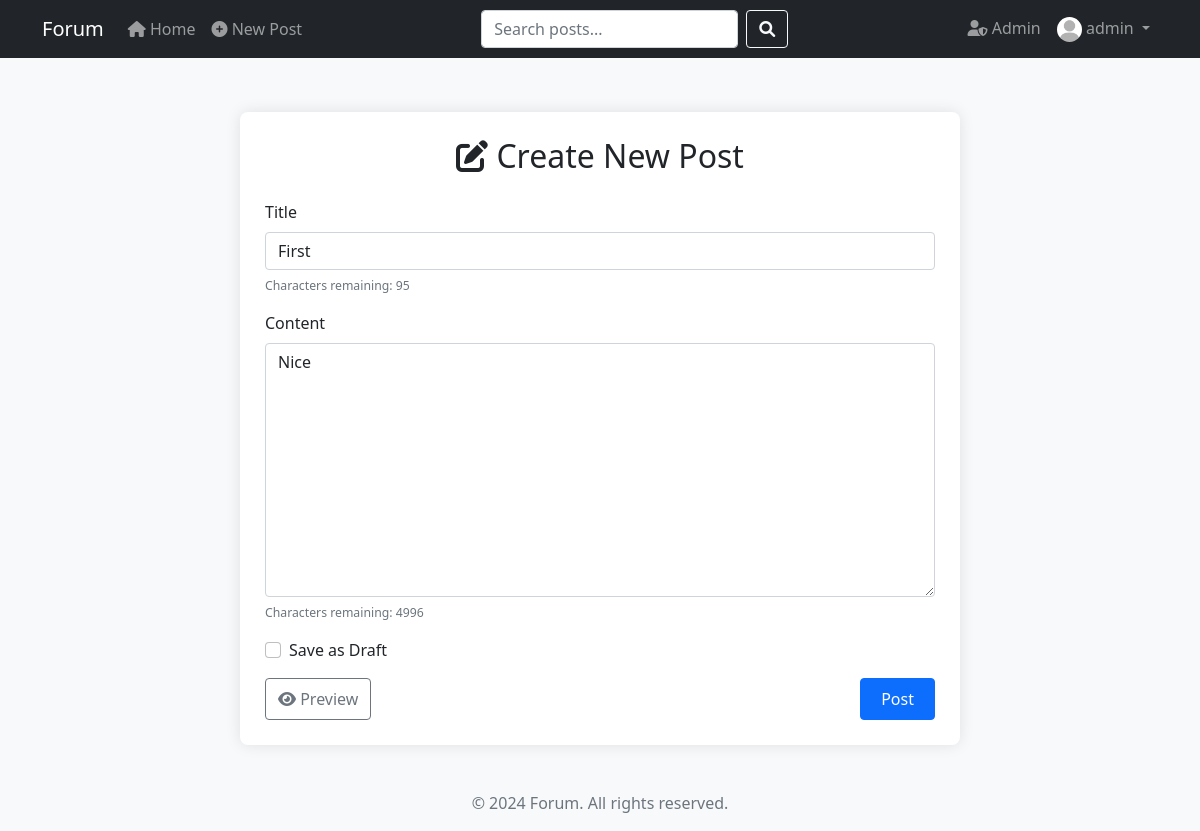
Screenshot of /post/1/update (signed in) with the database file from the repository.
### ICT/models.py (models this page shows, shortened)
class User(db.Model, UserMixin):
    id = db.Column(db.Integer, primary_key=True)
    username = db.Column(db.String(20), unique=True, nullable=False)
    email = db.Column(db.String(120), unique=True, nullable=False)
    image_file = db.Column(db.String(20), nullable=False, default='default.jpg')
    password = db.Column(db.String(60), nullable=False)
    bio = db.Column(db.Text, nullable=True)
    is_admin = db.Column(db.Boolean, default=False)
    date_joined = db.Column(db.DateTime, nullable=False, default=datetime.utcnow)
    posts = db.relationship('Post', backref='author', lazy=True, cascade='all, delete-orphan')
    comments = db.relationship('Comment', backref='author', lazy=True, cascade='all, delete-orphan')
    votes = db.relationship('Vote', backref='user', lazy=True, cascade='all, delete-orphan')

class Post(db.Model):
    id = db.Column(db.Integer, primary_key=True)
    title = db.Column(db.String(100), nullable=False)
    date_posted = db.Column(db.DateTime, nullable=False, default=datetime.utcnow)
    content = db.Column(db.Text, nullable=False)
    user_id = db.Column(db.Integer, db.ForeignKey('user.id'), nullable=False)
    draft = db.Column(db.Boolean, default=False)  # Add this line
    comments = db.relationship('Comment', backref='post', lazy=True, cascade='all, delete-orphan')
    votes = db.relationship('Vote', backref='post', lazy=True, cascade='all, delete-orphan')

### ICT/routes.py (the view)
@main.route("/post/<int:post_id>/update", methods=['GET', 'POST'])
@login_required
def update_post(post_id):
    post = Post.query.get_or_404(post_id)
    if post.author != current_user and not current_user.is_admin:
        abort(403)
    form = PostForm()
    if form.validate_on_submit():
        post.title = form.title.data
        post.content = form.content.data
        db.session.commit()
        flash('Post updated!', 'success')
        return redirect(url_for('main.post', post_id=post.id))
    elif request.method == 'GET':
        form.title.data = post.title
        form.content.data = post.content
    return render_template('create_post.html', title='Update Post',
                         form=form, legend='Update Post')

### ICT/forms.py
class PostForm(FlaskForm):
    title = StringField('Title', validators=[DataRequired()])
    content = TextAreaField('Content', validators=[DataRequired()])
    draft = BooleanField('Save as Draft')
    submit = SubmitField('Post')

### ICT/models.py (called while the page is built)
@login_manager.user_loader
def load_user(user_id):
    return User.query.get(int(user_id))

### ICT/templates/create_post.html (shortened to what this page needs)
{% extends "base.html" %}
{% block additional_css %}
<link rel="stylesheet" href="{{ url_for('static', filename='css/create_post.css') }}">
{% endblock %}
{% block content %}
<div class="container">
    <div class="row justify-content-center">
        <div class="col-lg-8">
            <div class="content-section">
                <h2 class="text-center mb-4">
                    <i class="fas fa-edit"></i> Create New Post
                </h2>
                <form method="POST" action="">
                    <div class="mb-3">
                        {{ form.title.label(class="form-label") }}
                        {% if form.title.errors %}
                            {{ form.title(class="form-control is-invalid") }}
                            <div class="invalid-feedback">
                                {% for error in form.title.errors %}
                                    <span>{{ error }}</span>
                                {% endfor %}
                            </div>
                        {% else %}
                            {{ form.title(class="form-control", placeholder="Enter your post title") }}
                        {% endif %}
                        <div id="titleCounter" class="form-text text-muted">
                            <small>Characters remaining: <span>100</span></small>
                        </div>
                    </div>
                    <div class="mb-3">
                        {{ form.content.label(class="form-label") }}
                        {% if form.content.errors %}
                            {{ form.content(class="form-control is-invalid") }}
                            <div class="invalid-feedback">
                                {% for error in form.content.errors %}
                                    <span>{{ error }}</span>
                                {% endfor %}
                            </div>
                        {% else %}
                            {{ form.content(class="form-control", rows="10", placeholder="Write your post content here...") }}
                        {% endif %}
                        <div id="contentCounter" class="form-text text-muted">
                            <small>Characters remaining: <span>5000</span></small>
                        </div>
                    </div>
                    <div class="mb-3">
                        <div class="form-check">
                            {{ form.draft(class="form-check-input") }}
                            {{ form.draft.label(class="form-check-label") }}
                        </div>
                    </div>
                    <div class="d-flex justify-content-between">
                        <button type="button" class="btn btn-outline-secondary" onclick="previewPost()">
                            <i class="fas fa-eye"></i> Preview
                        </button>
                        {{ form.submit(class="btn btn-primary") }}
                    </div>
                </form>
            </div>
        </div>
    </div>
</div>
{% endblock %}

### ICT/templates/layout.html (shortened to what this page needs)
<nav class="navbar navbar-expand-lg navbar-dark bg-dark">
    <div class="container">
        <a class="navbar-brand" href="{{ url_for('main.home') }}">Forum</a>
        <div class="collapse navbar-collapse" id="navbarNavDropdown">
            <ul class="navbar-nav me-auto">
                <li class="nav-item">
                    <a class="nav-link {{ 'active' if request.endpoint == 'main.home' }}" href="{{ url_for('main.home') }}">
                        <i class="fas fa-home"></i> Home
                    </a>
                </li>
                {% if current_user.is_authenticated %}
                    <li class="nav-item">
                        <a class="nav-link {{ 'active' if request.endpoint == 'main.new_post' }}" href="{{ url_for('main.new_post') }}">
                            <i class="fas fa-plus-circle"></i> New Post
                        </a>
                    </li>
                {% endif %}
            </ul>
            <form class="d-flex mx-auto" action="{{ url_for('main.search') }}" method="get">
                <input class="form-control me-2" type="search" placeholder="Search posts..." name="q" aria-label="Search" value="{{ request.args.get('q', '') }}">
                <button class="btn btn-outline-light" type="submit">
                    <i class="fas fa-search"></i>
                </button>
            </form>
            <ul class="navbar-nav ms-auto">
                {% if current_user.is_authenticated %}
                    {% if current_user.is_admin %}
                        <li class="nav-item">
                            <a class="nav-link {{ 'active' if request.endpoint == 'main.admin' }}" href="{{ url_for('main.admin') }}">
                                <i class="fas fa-user-shield"></i> Admin
                            </a>
                        </li>
                    {% endif %}
                    <li class="nav-item dropdown">
                        <a class="nav-link dropdown-toggle" href="#" id="navbarDropdown" role="button" data-bs-toggle="dropdown" aria-expanded="false">
                            <img src="{{ url_for('static', filename='uploads/profile_pics/' + current_user.image_file) }}"
                                 class="rounded-circle"
                                 alt="Profile picture"
                                 style="width: 25px; height: 25px; object-fit: cover;">
                            {{ current_user.username }}
                        </a>
                    </li>
                {% endif %}
            </ul>
        </div>
    </div>
</nav>

### ICT/static/css/main.css (style rules this page uses)
body { background-color: #f8f9fa; min-height: 100vh; display: flex; flex-direction: column; }
.content-section { background: #ffffff; padding: 20px; border-radius: 3px; margin-bottom: 20px; box-shadow: 0 2px 4px rgba(0,0,0,0.1); }

### ICT/static/css/create_post.css (style rules this page uses)
.content-section { background: white; padding: 25px; border-radius: 8px; box-shadow: 0 0 15px rgba(0,0,0,0.1); margin-top: 30px; margin-bottom: 30px; }
.btn-primary { padding: 8px 20px; }

### rows the page displays
User: image_file (placeholder picture), username "admin"
Post: title "First", content "Nice"
